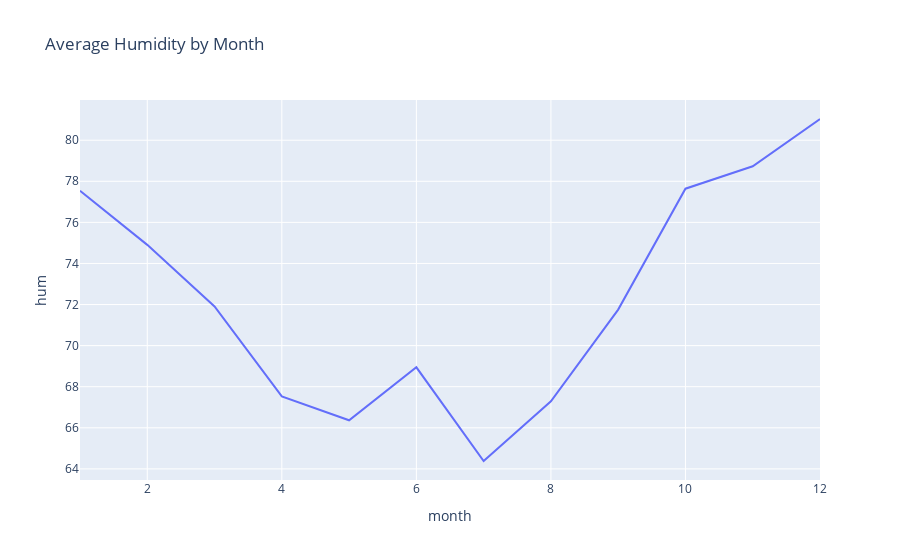

Notebook source saved alongside this figure:
### Markdown cell above
Using the plotly express library, build a line chart of the average value of the hum variable for a given month (use the humidity_by_month object).

Tip: Use the px.line() function.

### Code cell
import plotly.express as px
px.line(humidity_by_month.reset_index(), x='month', y='hum', title='Average Humidity by Month')

### Figure 1 — Plotly figure (JSON) as saved in the notebook; plotly's stock layout.template omitted (floating-point values rounded to 4 significant figures)
{"data": [{"hovertemplate": "month=%{x}<br>hum=%{y}<extra></extra>", "legendgroup": "", "line": {"color": "#636efa", "dash": "solid"}, "marker": {"symbol": "circle"}, "mode": "lines", "name": "", "orientation": "v", "showlegend": false, "type": "scatter", "x": [1, 2, 3, 4, 5, 6, 7, 8, 9, 10, 11, 12], "xaxis": "x", "y": [77.54, 74.91, 71.9, 67.53, 66.37, 68.95, 64.38, 67.29, 71.75, 77.64, 78.73, 81.03], "yaxis": "y"}], "layout": {"legend": {"tracegroupgap": 0}, "title": {"text": "Average Humidity by Month"}, "xaxis": {"anchor": "y", "domain": [0, 1], "title": {"text": "month"}}, "yaxis": {"anchor": "x", "domain": [0, 1], "title": {"text": "hum"}}}}
